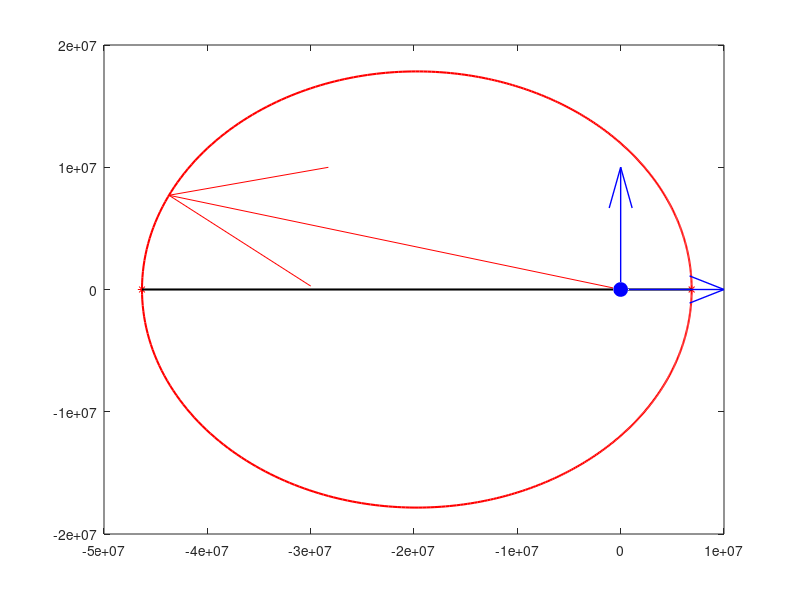
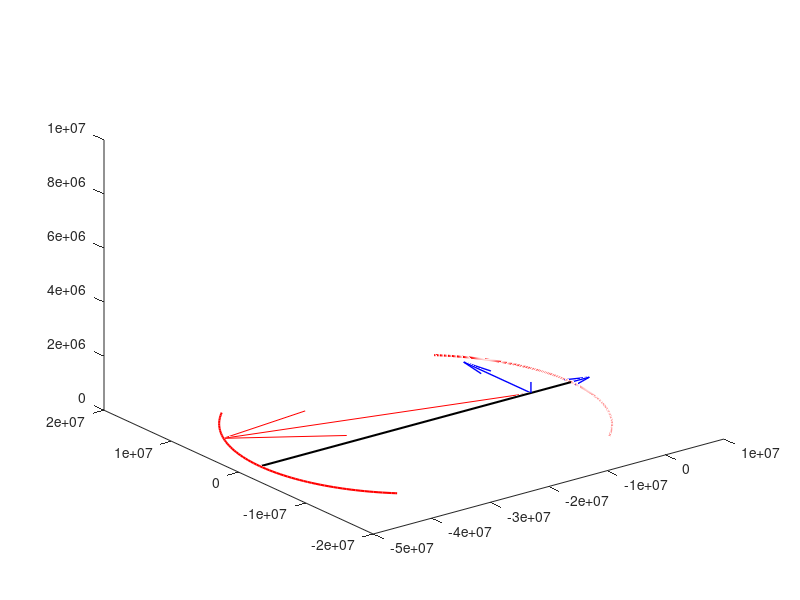

Write MATLAB code to recreate these figures, in order.
clc
clear
theta0=0;
e=0.7417
a=2.6597e+07
muy=3.983e14
h=sqrt(a*(1-e^2)*muy)
theta = 0:0.01:2*pi;
r = (h^2/muy) ./ (1 + e.*cos(theta));
x = r.*cos(theta);
y = r.*sin(theta);
figure
plot(x, y,'linewidth',1.5,'color','r')
hold on
plot(0,0,'marker','o','markersize',10,'markerfacecolor','b','markeredgecolor','b')
plot(max(x),0,'marker','*','color','r')
plot(min(x),0,'marker','*','color','r')
plot([min(x) max(x)],[0 0],'linewidth',1.5,'color','k')
chuky=2*pi*sqrt(a^3/muy);
theta=8.5*pi/9;
r = (h^2/muy)/(1 + e*cos(theta));
x = r*cos(theta);
y = r*sin(theta);
quiver(0,0,x,y,1,'color','r')
quiver(0,0,1,0,10^7,'color','b','linewidth',1)
quiver(0,0,0,1,10^7,'color','b','linewidth',1)
omega1=pi/4;
i=pi/6;
omega2=pi/3;
R1=[cos(omega1) -sin(omega1) 0;sin(omega1) cos(omega1) 0; 0 0 1];
R2=[1 0 0; 0 cos(i) -sin(i); 0 sin(i) cos(i)];
R3=[cos(omega2) -sin(omega2) 0;sin(omega2) cos(omega2) 0;0 0 1];
ROxy=R1*R2*R3;
theta = 0:0.01:2*pi;
r = (h^2/muy) ./ (1 + e.*cos(theta));
x = r.*cos(theta);
y = r.*sin(theta);
z=r*0;
r0=[x;y;z];
r1=ROxy*r0;
figure
plot3(x,y,z,'linewidth',1.5,'color','r')
hold on
plot3([min(x),max(x)],[0,0],[0,0],'linewidth',1.5,'color','k')
theta=8.5*pi/9;
r = (h^2/muy)/(1 + e*cos(theta));
x = r*cos(theta);
y = r*sin(theta);
vec=[x;y;0];
vec1=ROxy*vec;
quiver3(0,0,0,x,y,0,1,'color','r')
quiver3(0,0,0,1,0,0,10^7,'color','b','linewidth',1)
quiver3(0,0,0,0,1,0,10^7,'color','b','linewidth',1)
quiver3(0,0,0,0,0,1,10^7,'color','b','linewidth',1)
